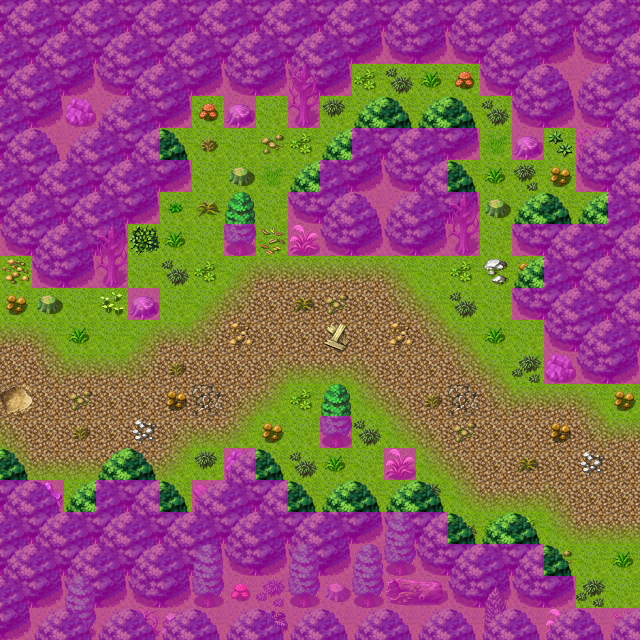

This is a level from a 2D game, rendered from its Tiled map with the project's own tilesets. A one-line summary and the map file follow, with tile-layer data summarised:
An orthogonal 20x20 tile map with 32x32 px tiles, 4 tile layers (Ground, Objects, Above, Walkable), 16 tilesets and 6 objects (4x spawn, 2x mapchange).

<map version="1.0" orientation="orthogonal" width="20" height="20" tilewidth="32" tileheight="32">
    <properties>
        <property name="outdoors" value="1" />
    </properties>
    <tileset firstgid="1" name="map_6" tilewidth="32" tileheight="32">
        <image source="../drawable/map_6.png" width="256" height="256" />
    </tileset>
    <tileset firstgid="65" name="map_0" tilewidth="32" tileheight="32">
        <image source="../drawable/map_0.png" width="256" height="256" />
    </tileset>
    <tileset firstgid="129" name="map_19" tilewidth="32" tileheight="32">
        <image source="../drawable/map_19.png" width="256" height="256" />
    </tileset>
    <tileset firstgid="193" name="map_16" tilewidth="32" tileheight="32">
        <image source="../drawable/map_16.png" width="256" height="256" />
    </tileset>
    <tileset firstgid="257" name="map_1" tilewidth="32" tileheight="32">
        <image source="../drawable/map_1.png" width="256" height="256" />
    </tileset>
    <tileset firstgid="321" name="map_5" tilewidth="32" tileheight="32">
        <image source="../drawable/map_5.png" width="256" height="256" />
    </tileset>
    <tileset firstgid="385" name="map_17" tilewidth="32" tileheight="32">
        <image source="../drawable/map_17.png" width="256" height="256" />
    </tileset>
    <tileset firstgid="449" name="map_27" tilewidth="32" tileheight="32">
        <image source="../drawable/map_27.png" width="256" height="256" />
    </tileset>
    <tileset firstgid="513" name="map_4" tilewidth="32" tileheight="32">
        <image source="../drawable/map_4.png" width="256" height="256" />
    </tileset>
    <tileset firstgid="577" name="map_3" tilewidth="32" tileheight="32">
        <image source="../drawable/map_3.png" width="256" height="256" />
    </tileset>
    <tileset firstgid="641" name="map_2" tilewidth="32" tileheight="32">
        <image source="../drawable/map_2.png" width="256" height="256" />
    </tileset>
    <tileset firstgid="705" name="map_26" tilewidth="32" tileheight="32">
        <image source="../drawable/map_26.png" width="256" height="256" />
    </tileset>
    <tileset firstgid="769" name="map_34" tilewidth="32" tileheight="32">
        <image source="../drawable/map_34.png" width="256" height="256" />
    </tileset>
    <tileset firstgid="833" name="map_10" tilewidth="32" tileheight="32">
        <image source="../drawable/map_10.png" width="256" height="256" />
    </tileset>
    <tileset firstgid="897" name="map_7" tilewidth="32" tileheight="32">
        <image source="../drawable/map_7.png" width="256" height="256" />
    </tileset>
    <tileset firstgid="961" name="map_20" tilewidth="32" tileheight="32">
        <image source="../drawable/map_20.png" width="256" height="256" />
    </tileset>
    <layer name="Ground" width="20" height="20">
        <data>[400 cells, 400 non-empty, 2 distinct tile ids]</data>
    </layer>
    <layer name="Objects" width="20" height="20">
        <data>[400 cells, 341 non-empty, 54 distinct tile ids]</data>
    </layer>
    <layer name="Above" width="20" height="20">
        <data>[400 cells, 48 non-empty, 5 distinct tile ids]</data>
    </layer>
    <layer name="Walkable" width="20" height="20">
        <data>[400 cells, 215 non-empty, 1 distinct tile ids]</data>
    </layer>
    <objectgroup name="Mapevents">
        <object name="west" type="mapchange" x="0" y="256" width="32" height="224">
            <properties>
                <property name="map" value="roadbeforecrossroads6" />
                <property name="place" value="east1" />
            </properties>
        </object>
        <object name="east" type="mapchange" x="608" y="384" width="32" height="224">
            <properties>
                <property name="map" value="roadbeforecrossroads8" />
                <property name="place" value="west" />
            </properties>
        </object>
    </objectgroup>
    <objectgroup name="Spawn">
        <object name="beetle2" type="spawn" x="128" y="96" width="192" height="160">
            <properties>
                <property name="quantity" value="2" />
                <property name="spawngroup" value="beetle2" />
            </properties>
        </object>
        <object name="forestboar3" type="spawn" x="352" y="64" width="128" height="64">
            <properties>
                <property name="spawngroup" value="forestboar3" />
            </properties>
        </object>
        <object name="beetle2_1" type="spawn" x="448" y="128" width="160" height="192">
            <properties>
                <property name="quantity" value="3" />
                <property name="spawngroup" value="beetle2" />
            </properties>
        </object>
        <object name="forestboar3_1" type="spawn" x="256" y="416" width="128" height="96">
            <properties>
                <property name="spawngroup" value="forestboar3" />
            </properties>
        </object>
    </objectgroup>
    <objectgroup name="Keys" visible="0" />
</map>
